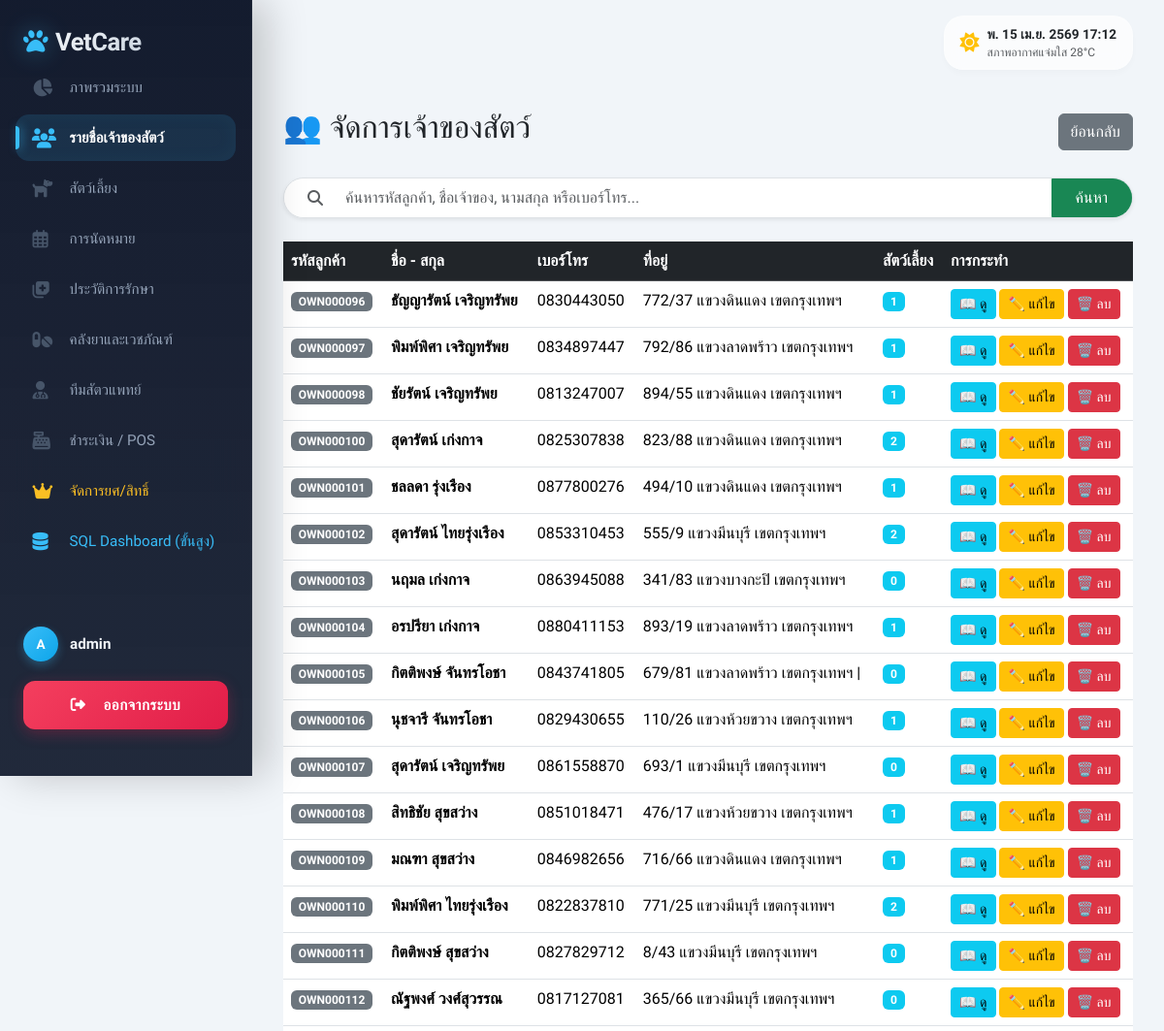
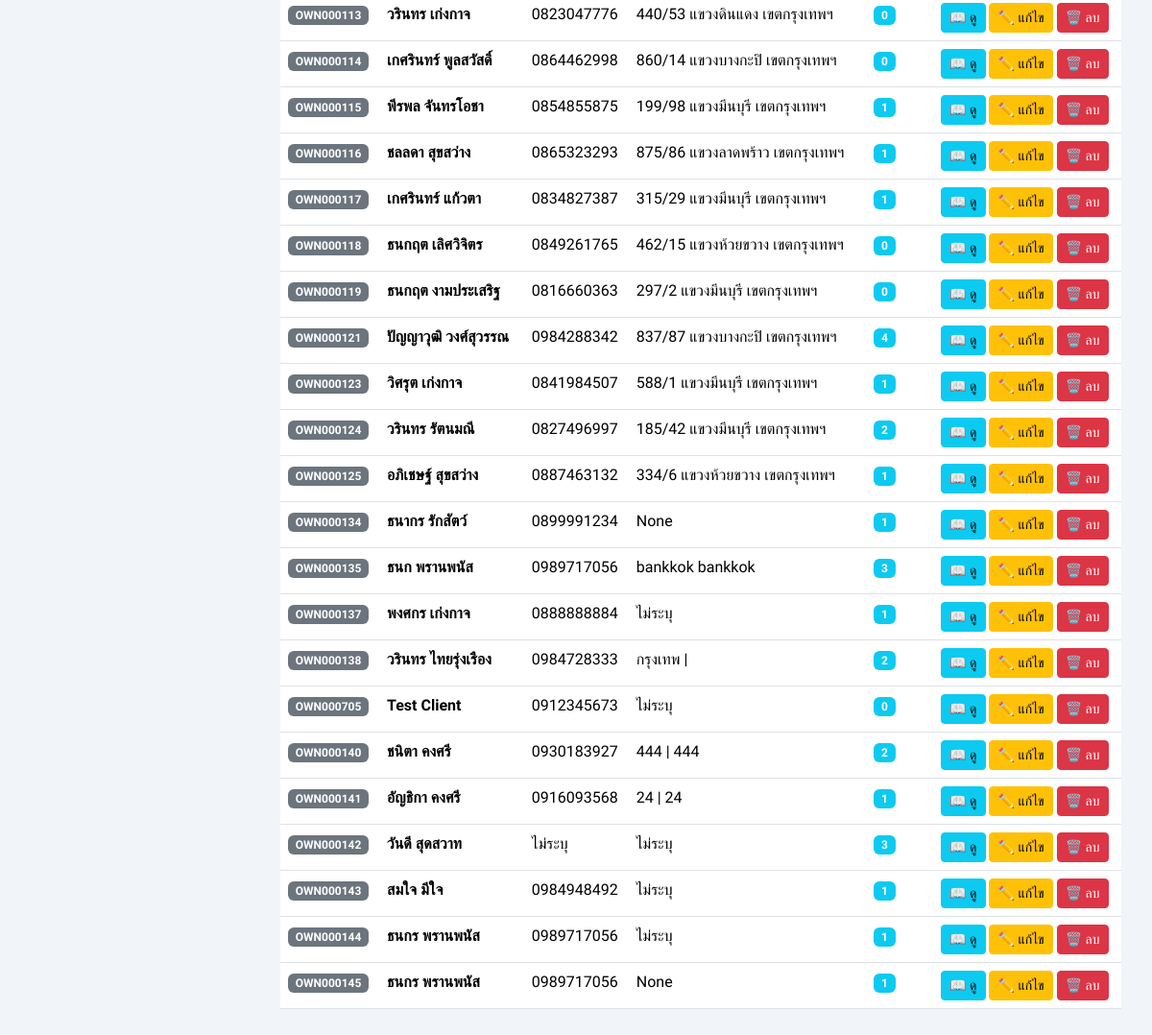
Page /admin-backend/owners/ (signed in) on the committed database (2 pictures, top to bottom).
### myapp/models.py (models this page shows, shortened)
class Owner(models.Model):
    from django.conf import settings
    user = models.OneToOneField(settings.AUTH_USER_MODEL, on_delete=models.SET_NULL, null=True, blank=True, related_name='owner_profile', verbose_name='บัญชีผู้ใช้')
    first_name = models.CharField(max_length=100)
    last_name = models.CharField(max_length=100)
    customer_id = models.CharField(max_length=50, blank=True, null=True, verbose_name='รหัสลูกค้า')
    phone = models.CharField(max_length=15, blank=True, null=True)
    address = models.TextField(blank=True, null=True)

### myapp/views.py (the view, shortened to what this page needs)
# urls.py: path('admin-backend/owners/', views.admin_owners, name='admin_owners'),
def admin_owners(request):
    q = request.GET.get('q', '')
    owners = Owner.objects.all().annotate(
        full_name=Concat('first_name', Value(' '), 'last_name')
    )
    return render(request, 'myapp/admin/admin_owners.html', {'owners': owners, 'q': q})

### myapp/templates/myapp/admin/admin_owners.html (shortened to what this page needs)
{% extends 'myapp/core/base.html' %}
{% block content %}
<div class="d-flex justify-content-between align-items-center mb-4">
    <h2>👥 จัดการเจ้าของสัตว์</h2>
    <a href="{% url 'admin_dashboard' %}" class="btn btn-secondary">ย้อนกลับ</a>
</div>
<form method="get" class="mb-4">
    <div class="input-group shadow-sm rounded-pill overflow-hidden border">
        <span class="input-group-text border-0 bg-white ps-4">
            <i class="fas fa-search text-muted"></i>
        </span>
        <input type="text" name="q" value="{{ q|default:'' }}" class="form-control border-0 py-2 shadow-none" placeholder="ค้นหารหัสลูกค้า, ชื่อเจ้าของ, นามสกุล หรือเบอร์โทร...">
        <button type="submit" class="btn btn-success px-4">ค้นหา</button>
    </div>
</form>
{% if owners %}
    <div class="table-responsive">
        <table class="table table-hover">
            <thead class="table-dark">
                <tr>
                    <th>รหัสลูกค้า</th>
                    <th>ชื่อ - สกุล</th>
                    <th>เบอร์โทร</th>
                    <th>ที่อยู่</th>
                    <th>สัตว์เลี้ยง</th>
                    <th>การกระทำ</th>
                </tr>
            </thead>
            <tbody>
                {% for owner in owners %}
                <tr>
                    <td><span class="badge bg-secondary">{{ owner.customer_id|default:"-" }}</span></td>
                    <td><strong>{{ owner.first_name }} {{ owner.last_name }}</strong></td>
                    <td>{{ owner.phone|default:"ไม่ระบุ" }}</td>
                    <td>{{ owner.address|truncatewords:10|default:"ไม่ระบุ" }}</td>
                    <td><span class="badge bg-info">{{ owner.pets.count }}</span></td>
                    <td>
                        <a href="{% url 'owner_detail' owner.pk %}" class="btn btn-sm btn-info">📖 ดู</a>
                        <a href="{% url 'owner_update' owner.pk %}" class="btn btn-sm btn-warning">✏️ แก้ไข</a>
                        <a href="{% url 'admin_owner_delete' owner.pk %}" class="btn btn-sm btn-danger">🗑️ ลบ</a>
                    </td>
                </tr>
                {% endfor %}
            </tbody>
        </table>
    </div>
{% else %}
    {% include 'myapp/includes/empty_state.html' with title='ไม่มีข้อมูล' message='ไม่มีข้อมูลเจ้าของสัตว์' %}
{% endif %}
{% endblock %}

### myapp/templates/myapp/core/base.html (shortened to what this page needs)
<!DOCTYPE html>
<html lang="th" data-bs-theme="light">
<head>
    <link href="https://cdn.jsdelivr.net/npm/bootstrap@5.3.3/dist/css/bootstrap.min.css" rel="stylesheet">
    <link rel="stylesheet" href="https://cdnjs.cloudflare.com/ajax/libs/font-awesome/6.4.0/css/all.min.css">
</head>
<body>
    {% if request.user.is_authenticated %}
    <aside class="sidebar d-flex flex-column" id="sidebar">
        <div class="sidebar-header d-flex justify-content-between align-items-center mb-1">
            <a href="{% url 'dashboard' %}" class="sidebar-brand mb-0">
                <i class="fas fa-paw me-2"></i> VetCare
            </a>
        </div>
        <div class="sidebar-content">
            <ul class="nav flex-column nav-sidebar w-100">
                <li class="nav-item">
                    <a class="nav-link {% if request.path == '/' or '/dashboard' in request.path %}active{% endif %}" href="{% url 'dashboard' %}">
                        <i class="fas fa-chart-pie"></i> ภาพรวมระบบ
                    </a>
                </li>
                <li class="nav-item">
                    <a class="nav-link {% if '/owners' in request.path %}active{% endif %}" href="{% url 'owner_list' %}">
                        <i class="fas fa-users"></i> รายชื่อเจ้าของสัตว์
                    </a>
                </li>
                <li class="nav-item">
                    <a class="nav-link {% if '/pets' in request.path %}active{% endif %}" href="{% url 'pet_list' %}">
                        <i class="fas fa-dog"></i> สัตว์เลี้ยง
                    </a>
                </li>
                <li class="nav-item">
                    <a class="nav-link {% if '/appointments' in request.path %}active{% endif %}" href="{% url 'appointment_list' %}">
                        <i class="far fa-calendar-alt"></i> การนัดหมาย
                    </a>
                </li>
                <li class="nav-item">
                    <a class="nav-link {% if '/medical-records' in request.path %}active{% endif %}" href="{% url 'medical_record_list' %}">
                        <i class="fas fa-notes-medical"></i> ประวัติการรักษา
                    </a>
                </li>
                <li class="nav-item">
                    <a class="nav-link {% if '/medicines' in request.path %}active{% endif %}" href="{% url 'medicine_list' %}">
                        <i class="fas fa-pills"></i> คลังยาและเวชภัณฑ์
                    </a>
                </li>
                <li class="nav-item">
                    <a class="nav-link {% if '/vets' in request.path %}active{% endif %}" href="{% url 'vet_list' %}">
                        <i class="fas fa-user-md"></i> ทีมสัตวแพทย์
                    </a>
                </li>
                <li class="nav-item">
                    <a class="nav-link {% if '/pos' in request.path %}active{% endif %}" href="{% url 'pos' %}">
                        <i class="fas fa-cash-register"></i> ชำระเงิน / POS
                    </a>
                </li>
                {% if request.user.is_superuser %}
                <li class="nav-item">
                    <a class="nav-link theme-gold {% if '/users' in request.path %}active{% endif %}" href="{% url 'admin_user_management' %}">
                        <i class="fas fa-crown"></i> จัดการยศ/สิทธิ์
                    </a>
                </li>
                <li class="nav-item">
                    <a class="nav-link theme-cyan {% if '/sql-dashboard' in request.path %}active{% endif %}" href="{% url 'sql_clinic_dashboard' %}">
                        <i class="fas fa-database"></i> SQL Dashboard (ขั้นสูง)
                    </a>
                </li>
                {% endif %}
            </ul>
        </div>
        <div class="sidebar-footer">
            <div class="user-profile-mini">
                <div class="avatar-circle">
                    {{ request.user.username|make_list|first|upper }}
                </div>
                <div class="username">
                    {% if request.user.first_name %}{{ request.user.first_name }}{% else %}{{ request.user.username }}{% endif %}
                </div>
            </div>
            <form action="{% url 'logout' %}" method="post" class="px-0">
                <button type="submit" class="btn btn-logout-premium">
                    <i class="fas fa-sign-out-alt me-2"></i>ออกจากระบบ
                </button>
            </form>
        </div>
    </aside>
    {% endif %}
    {% if request.user.is_authenticated %}
    <header class="navbar-top d-flex justify-content-between align-items-center">
        <div class="d-flex align-items-center gap-3">
            <div class="glass-widget d-none d-md-flex align-items-center">
                <i class="fas fa-sun text-warning me-2 fs-5"></i>
                <div>
                    <div class="fw-bold" style="font-size: 0.85rem;" id="datetimeWidget">Loading...</div>
                    <div class="text-muted" style="font-size: 0.75rem;">สภาพอากาศแจ่มใส 28°C</div>
                </div>
            </div>
        </div>
    </header>
    {% endif %}
    <main class="main-wrapper">
        <div class="container-fluid px-0">
            {% block content %}{% endblock %}
        </div>
    </main>
</body>
</html>

### rows in the picture
Owner: customer_id "OWN000096", first_name "ธัญญารัตน์", last_name "เจริญทรัพย", phone "0830443050", address "772/37 แขวงดินแดง เขตกรุงเทพฯ", pets.count "1"
Owner: customer_id "OWN000097", first_name "พิมพ์พิศา", last_name "เจริญทรัพย", phone "0834897447", address "792/86 แขวงลาดพร้าว เขตกรุงเทพฯ", pets.count "1"
Owner: customer_id "OWN000098", first_name "ชัยรัตน์", last_name "เจริญทรัพย", phone "0813247007", address "894/55 แขวงดินแดง เขตกรุงเทพฯ", pets.count "1"
Owner: customer_id "OWN000100", first_name "สุดารัตน์", last_name "เก่งกาจ", phone "0825307838", address "823/88 แขวงดินแดง เขตกรุงเทพฯ", pets.count "2"
Owner: customer_id "OWN000101", first_name "ชลลดา", last_name "รุ่งเรือง", phone "0877800276", address "494/10 แขวงดินแดง เขตกรุงเทพฯ", pets.count "1"
Owner: customer_id "OWN000102", first_name "สุดารัตน์", last_name "ไทยรุ่งเรือง", phone "0853310453", address "555/9 แขวงมีนบุรี เขตกรุงเทพฯ", pets.count "2"
Owner: customer_id "OWN000103", first_name "นฤมล", last_name "เก่งกาจ", phone "0863945088", address "341/83 แขวงบางกะปิ เขตกรุงเทพฯ", pets.count "0"
Owner: customer_id "OWN000104", first_name "อรปรียา", last_name "เก่งกาจ", phone "0880411153", address "893/19 แขวงลาดพร้าว เขตกรุงเทพฯ", pets.count "1"
Owner: customer_id "OWN000105", first_name "กิตติพงษ์", last_name "จันทรโอชา", phone "0843741805", address "679/81 แขวงลาดพร้าว เขตกรุงเทพฯ |", pets.count "0"
Owner: customer_id "OWN000106", first_name "นุชจารี", last_name "จันทรโอชา", phone "0829430655", address "110/26 แขวงห้วยขวาง เขตกรุงเทพฯ", pets.count "1"
Owner: customer_id "OWN000107", first_name "สุดารัตน์", last_name "เจริญทรัพย", phone "0861558870", address "693/1 แขวงมีนบุรี เขตกรุงเทพฯ", pets.count "0"
Owner: customer_id "OWN000108", first_name "สิทธิชัย", last_name "สุขสว่าง", phone "0851018471", address "476/17 แขวงห้วยขวาง เขตกรุงเทพฯ", pets.count "1"
Owner: customer_id "OWN000109", first_name "มณฑา", last_name "สุขสว่าง", phone "0846982656", address "716/66 แขวงดินแดง เขตกรุงเทพฯ", pets.count "1"
Owner: customer_id "OWN000110", first_name "พิมพ์พิศา", last_name "ไทยรุ่งเรือง", phone "0822837810", address "771/25 แขวงมีนบุรี เขตกรุงเทพฯ", pets.count "2"
Owner: customer_id "OWN000111", first_name "กิตติพงษ์", last_name "สุขสว่าง", phone "0827829712", address "8/43 แขวงมีนบุรี เขตกรุงเทพฯ", pets.count "0"
Owner: customer_id "OWN000112", first_name "ณัฐพงศ์", last_name "วงศ์สุวรรณ", phone "0817127081", address "365/66 แขวงมีนบุรี เขตกรุงเทพฯ", pets.count "0"
Owner: customer_id "OWN000113", first_name "วรินทร", last_name "เก่งกาจ", phone "0823047776", address "440/53 แขวงดินแดง เขตกรุงเทพฯ", pets.count "0"
Owner: customer_id "OWN000114", first_name "เกศรินทร์", last_name "พูลสวัสดิ์", phone "0864462998", address "860/14 แขวงบางกะปิ เขตกรุงเทพฯ", pets.count "0"
Owner: customer_id "OWN000115", first_name "พีรพล", last_name "จันทรโอชา", phone "0854855875", address "199/98 แขวงมีนบุรี เขตกรุงเทพฯ", pets.count "1"
Owner: customer_id "OWN000116", first_name "ชลลดา", last_name "สุขสว่าง", phone "0865323293", address "875/86 แขวงลาดพร้าว เขตกรุงเทพฯ", pets.count "1"
Owner: customer_id "OWN000117", first_name "เกศรินทร์", last_name "แก้วตา", phone "0834827387", address "315/29 แขวงมีนบุรี เขตกรุงเทพฯ", pets.count "1"
Owner: customer_id "OWN000118", first_name "ธนกฤต", last_name "เลิศวิจิตร", phone "0849261765", address "462/15 แขวงห้วยขวาง เขตกรุงเทพฯ", pets.count "0"
Owner: customer_id "OWN000119", first_name "ธนกฤต", last_name "งามประเสริฐ", phone "0816660363", address "297/2 แขวงมีนบุรี เขตกรุงเทพฯ", pets.count "0"
Owner: customer_id "OWN000121", first_name "ปัญญาวุฒิ", last_name "วงศ์สุวรรณ", phone "0984288342", address "837/87 แขวงบางกะปิ เขตกรุงเทพฯ", pets.count "4"
Owner: customer_id "OWN000123", first_name "วิศรุต", last_name "เก่งกาจ", phone "0841984507", address "588/1 แขวงมีนบุรี เขตกรุงเทพฯ", pets.count "1"
Owner: customer_id "OWN000124", first_name "วรินทร", last_name "รัตนมณี", phone "0827496997", address "185/42 แขวงมีนบุรี เขตกรุงเทพฯ", pets.count "2"
Owner: customer_id "OWN000125", first_name "อภิเชษฐ์", last_name "สุขสว่าง", phone "0887463132", address "334/6 แขวงห้วยขวาง เขตกรุงเทพฯ", pets.count "1"
Owner: customer_id "OWN000134", first_name "ธนากร", last_name "รักสัตว์", phone "0899991234", address "None", pets.count "1"
Owner: customer_id "OWN000135", first_name "ธนก", last_name "พรานพนัส", phone "0989717056", address "bankkok bankkok", pets.count "3"
Owner: customer_id "OWN000137", first_name "พงศกร", last_name "เก่งกาจ", phone "0888888884", address "ไม่ระบุ", pets.count "1"
Owner: customer_id "OWN000138", first_name "วรินทร", last_name "ไทยรุ่งเรือง", phone "0984728333", address "กรุงเทพ |", pets.count "2"
Owner: customer_id "OWN000705", first_name "Test", last_name "Client", phone "0912345673", address "ไม่ระบุ", pets.count "0"
Owner: customer_id "OWN000140", first_name "ชนิตา", last_name "คงศรี", phone "0930183927", address "444 | 444", pets.count "2"
Owner: customer_id "OWN000141", first_name "อัญธิกา", last_name "คงศรี", phone "0916093568", address "24 | 24", pets.count "1"
Owner: customer_id "OWN000142", first_name "วันดี", last_name "สุดสวาท", phone "ไม่ระบุ", address "ไม่ระบุ", pets.count "3"
Owner: customer_id "OWN000143", first_name "สมใจ", last_name "มีใจ", phone "0984948492", address "ไม่ระบุ", pets.count "1"
Owner: customer_id "OWN000144", first_name "ธนกร", last_name "พรานพนัส", phone "0989717056", address "ไม่ระบุ", pets.count "1"
Owner: customer_id "OWN000145", first_name "ธนกร", last_name "พรานพนัส", phone "0989717056", address "None", pets.count "1"

### other values in the picture
{{ request.user.username|make_list|first|upper }} "A"
{{ request.user.first_name }} "admin"
